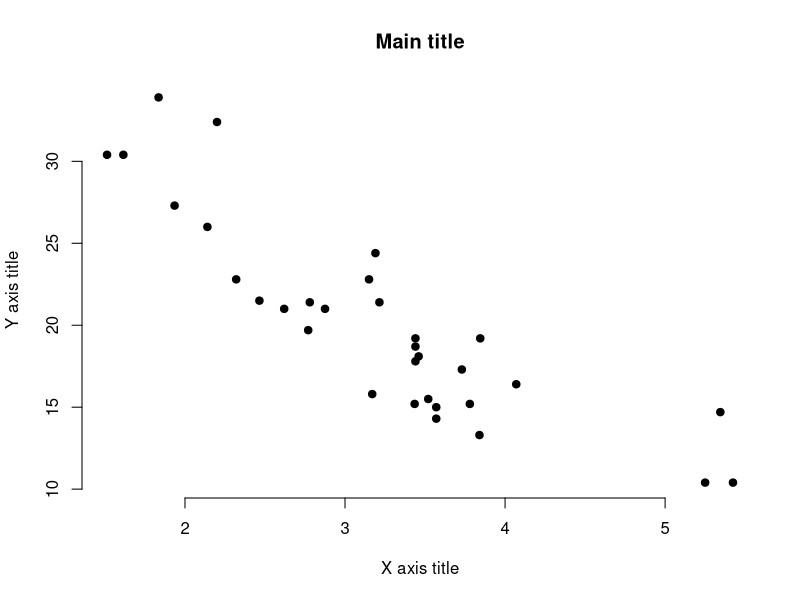
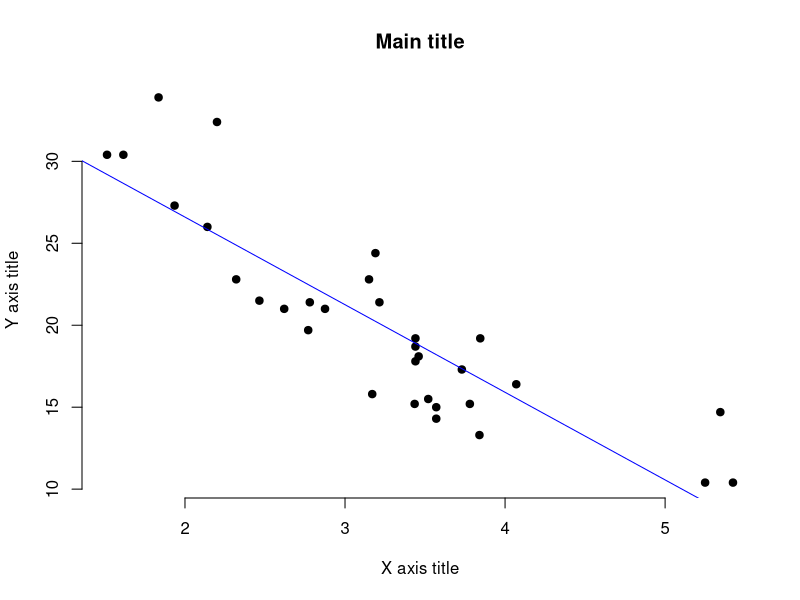
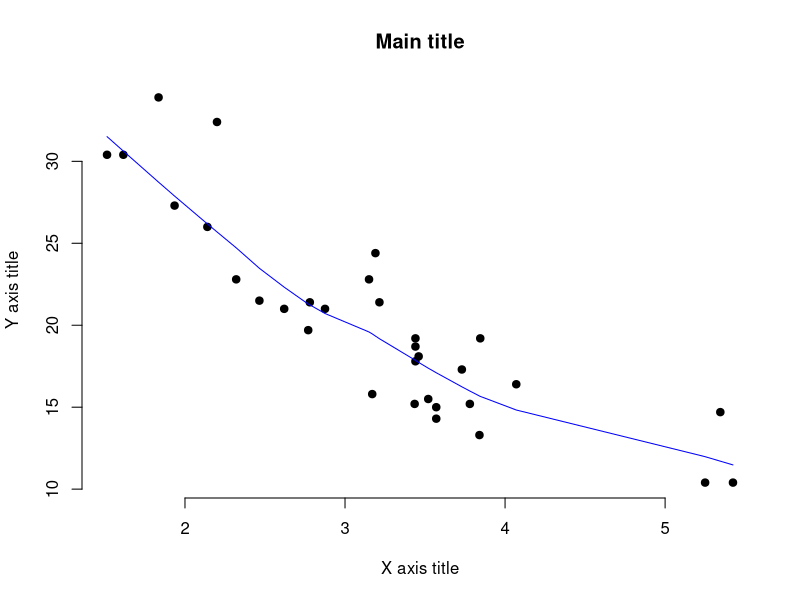
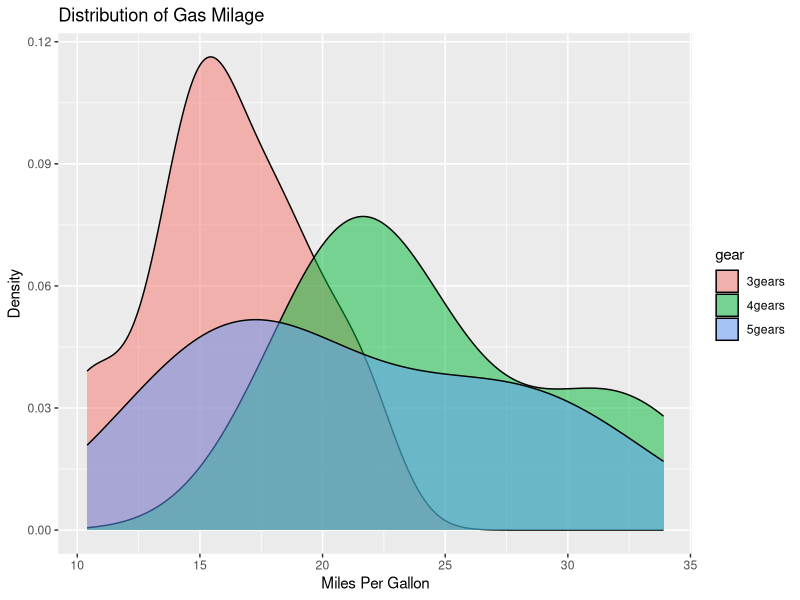
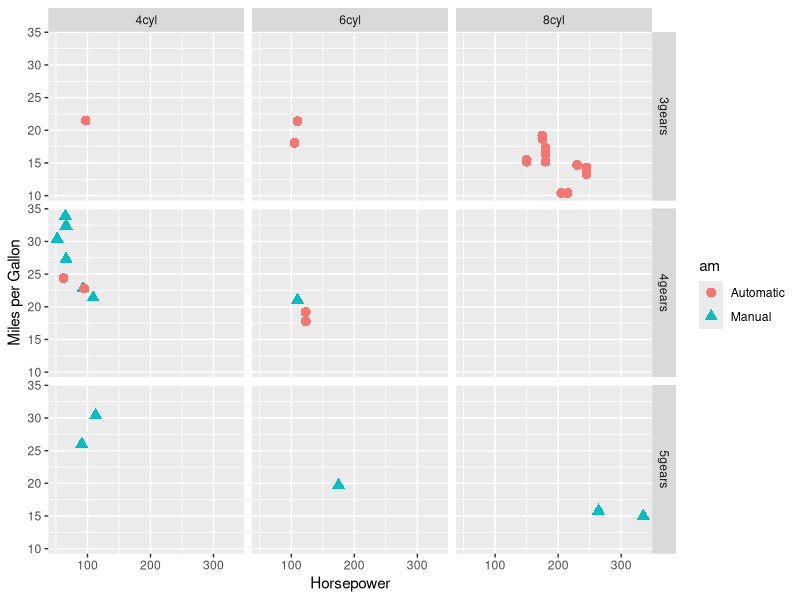
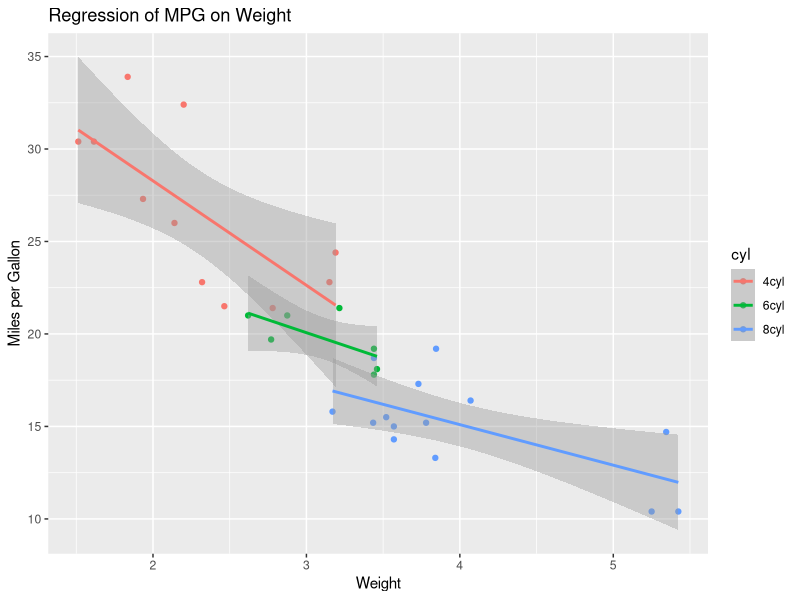
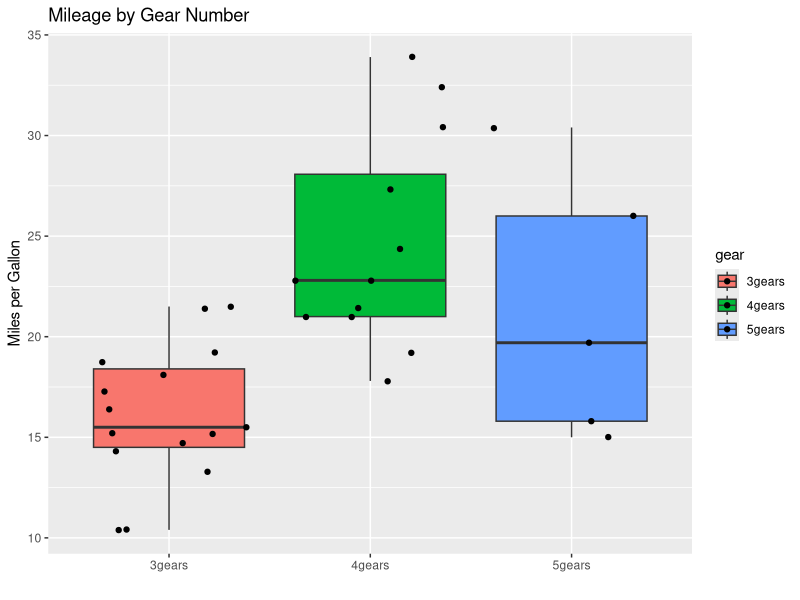

Source code (R) for these figures, in order:
x <- mtcars$wt
y <- mtcars$mpg
# Plot with main and axis titles
# Change point shape (pch = 19) and remove frame.
plot(x, y, main = "Main title",
     xlab = "X axis title", ylab = "Y axis title",
     pch = 19, frame = FALSE)
# Add regression line
plot(x, y, main = "Main title",
     xlab = "X axis title", ylab = "Y axis title",
     pch = 19, frame = FALSE)
abline(lm(y ~ x, data = mtcars), col = "blue")
# Add loess fit
plot(x, y, main = "Main title",
     xlab = "X axis title", ylab = "Y axis title",
     pch = 19, frame = FALSE)
lines(lowess(x, y), col = "blue")


#problem 2
# ggplot2 examples
library(ggplot2)

# create factors with value labels
mtcars$gear <- factor(mtcars$gear,levels=c(3,4,5),
                      labels=c("3gears","4gears","5gears"))
mtcars$am <- factor(mtcars$am,levels=c(0,1),
                    labels=c("Automatic","Manual"))
mtcars$cyl <- factor(mtcars$cyl,levels=c(4,6,8),
                     labels=c("4cyl","6cyl","8cyl"))

# Kernel density plots for mpg
# grouped by number of gears (indicated by color)
qplot(mpg, data=mtcars, geom="density", fill=gear, alpha=I(.5),
      main="Distribution of Gas Milage", xlab="Miles Per Gallon",
      ylab="Density")

# Scatterplot of mpg vs. hp for each combination of gears and cylinders
# in each facet, transmittion type is represented by shape and color
qplot(hp, mpg, data=mtcars, shape=am, color=am,
      facets=gear~cyl, size=I(3),
      xlab="Horsepower", ylab="Miles per Gallon")

# Separate regressions of mpg on weight for each number of cylinders
qplot(wt, mpg, data=mtcars, geom=c("point", "smooth"),
      method="lm", formula=y~x, color=cyl,
      main="Regression of MPG on Weight",
      xlab="Weight", ylab="Miles per Gallon")

# Boxplots of mpg by number of gears
# observations (points) are overlayed and jittered
qplot(gear, mpg, data=mtcars, geom=c("boxplot", "jitter"),
      fill=gear, main="Mileage by Gear Number",
      xlab="", ylab="Miles per Gallon")